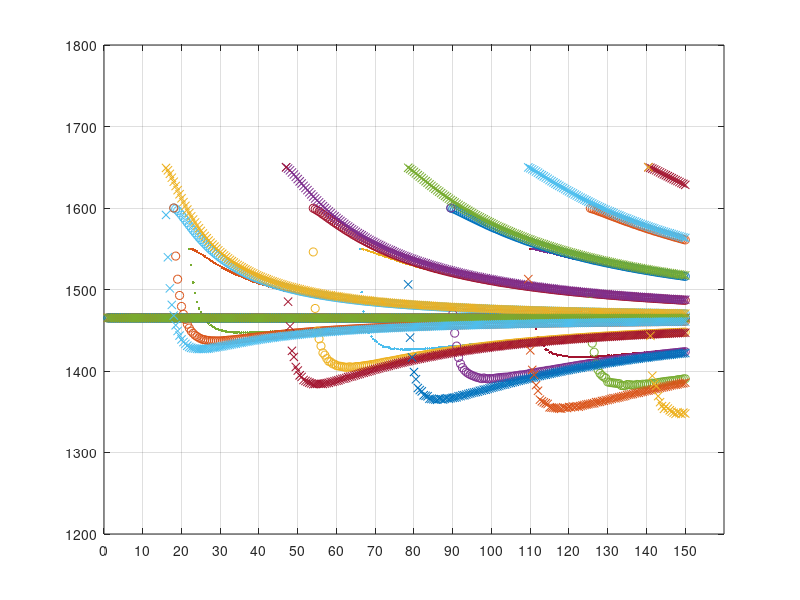

Recreate this plot in MATLAB.
%%%pekeris group and phase speed.m%%%
clear
close all
f=1:0.5:150;
c1=[1465 1465 1465];
c2=[1550 1600 1650];
rho1=1;
rho2=[1.8 1.8 1.8];
D=51;

ptchc='.ox+*sd';

for Icase=1:length(c1)
    
    vp=zeros(10,length(f));
    vg=zeros(10,length(f));
    for If=1:length(f)
        k1=2*pi*f(If)/c1(Icase);
        k2=2*pi*f(If)/c2(Icase);
        kr=linspace(k2,k1,1000);
        kz1=sqrt(k1.^2-kr.^2);
        kz2=sqrt(kr.^2-k2.^2);
        
        ff=sin(kz1.*D).*rho1.*kz2+rho2(Icase)*kz1.*cos(kz1.*D);
        plot(kr,ff);grid on
        ff=sign(ff);
        Igood=find(ff(2:end).*ff(1:(end-1))<1);
        
        if isempty(Igood)
            continue
        end
        kr=kr(Igood);
        vp(1:length(Igood),If)=2*pi*f(If)./fliplr(kr);
        
        
        term1=D.*((kr.^2-k2^2)).^1.5./(cos(D*sqrt(k1.^2-kr.^2)).^2);
        term2=(rho2(Icase)./rho1)*(k1.^2-k2.^2);
        Vn=kr.*(term1+term2);
        term3=(rho2(Icase)./rho1)*(kr.^2-k2.^2);
        term4=(rho2(Icase)./rho1).*k2*(k1.^2-kr.^2)./c2(Icase);
        Vn=Vn./((k1./c1(Icase)).*(term1+term3)+term4);
        vg(1:length(Igood),If)=fliplr(Vn);
        
    end
    
    plot(f,vp',ptchc(Icase),f,vg',ptchc(Icase));ylim([1200 1800]);grid on;hold on
    set(gca,'xtick',0:10:max(f))
    
end